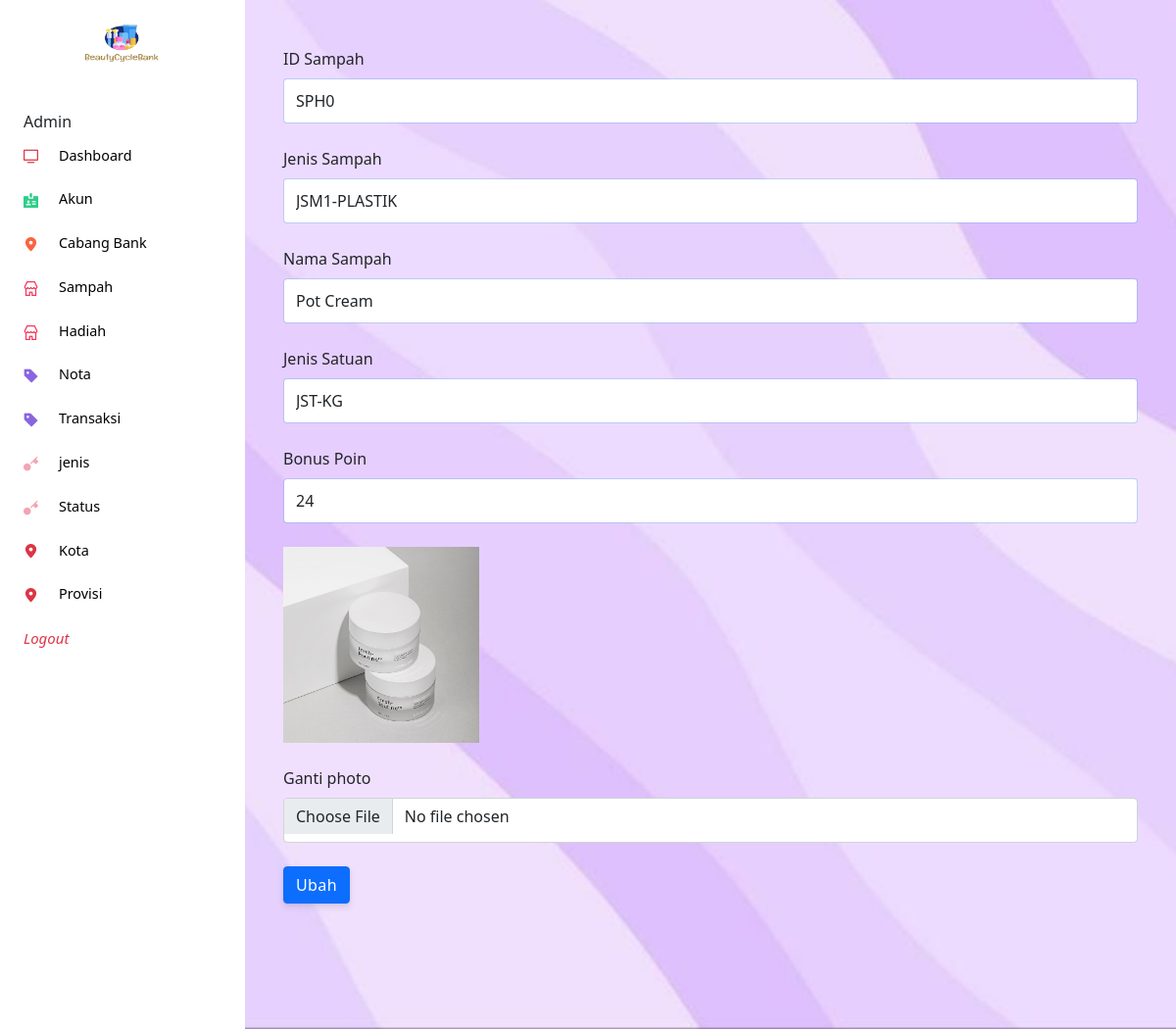
/admin/index.php?halaman=ubahsampah&id=SPH0, run on the app's committed database.
### tables this page shows
CREATE TABLE `sampah` (
  `ID_Sampah` varchar(100) NOT NULL,
  `ID_Jenis_Sampah` varchar(100) NOT NULL,
  `Nama_Sampah` varchar(100) NOT NULL,
  `ID_Satuan` varchar(100) NOT NULL,
  `Poin` int(11) NOT NULL,
  `Foto_Sampah` varchar(100) NOT NULL
);

### admin/ubah_sampah.php (the view, shortened to what this page needs)
<?php
$ambil=$koneksi->query("SELECT * FROM sampah JOIN jenis_sampah ON sampah.ID_Jenis_Sampah=sampah.ID_Jenis_Sampah JOIN jenis_satuan ON sampah.ID_Satuan=jenis_satuan.ID_Satuan WHERE ID_Sampah='$_GET[id]'");
$pecah=$ambil->fetch_assoc();
?>
<div class="container-fluid px-4">
<form method="post" enctype="multipart/form-data">
	<div class="form-group">
		<label> ID Sampah </label>
		<input type="text" class="form-control" name="IDSampah"  value="<?php echo $pecah['ID_Sampah'];?>"required>
	</div>
	<div class="form-group">
		<label> Jenis Sampah </label>
		<select class="form-control" name="IDJenisSampah">
		<?php $ambil=$koneksi->query("SELECT*FROM jenis_sampah");?>
		<?php while($pecahh=$ambil->fetch_assoc()){?>
	<option style="display: none;" value="<?php echo $pecahh['ID_Jenis_Sampah']?>"<?php echo ($pecahh['ID_Jenis_Sampah'] == $pecah['ID_Jenis_Sampah']) ? 'selected' : ''; ?>><?php echo $pecahh['ID_Jenis_Sampah']?>-<?php echo $pecahh['Jenis_Sampah']?></option>
	<?php } ?>
		</select>
	</div>
	<div class="form-group">
		<label> Nama Sampah </label>
		<input type="text" class="form-control" name="NamaSampah" value="<?php echo $pecah['Nama_Sampah'];?>"required>
	</div>
	<div class="form-group">
		<label> Jenis Satuan </label>
		<select class="form-control" name="IDSatuan">
		<?php $ambil=$koneksi->query("SELECT*FROM jenis_satuan");?>
		<?php while($pecahh=$ambil->fetch_assoc()){?>
	<option style="display: none;" value="<?php echo $pecahh['ID_Satuan']?>"<?php echo ($pecahh['ID_Satuan'] == $pecah['ID_Satuan']) ? 'selected' : ''; ?>><?php echo $pecahh['ID_Satuan']?>-<?php echo $pecahh['Jenis_Satuan']?></option>
	<?php } ?>
		</select>
	</div>
	<div class="form-group">
		<label> Bonus Poin </label>
		<input type="text" class="form-control" name="BonusPoin" value="<?php echo $pecah['Poin'];?>">
	</div>
	<div class="form-group">
		<img src="../Photo/<?php echo $pecah['Foto_Sampah']?>" width="200" required>
	</div>
	<div class="form-group">
		<label> Ganti photo </label>
		<input type="file" name="Fotosampah" class="form-control">
	</div>
	<button class="btn btn-primary" name="ubah"> Ubah </button>
</form>

### data on the page
sampah: IDSampah "SPH0", NamaSampah "Pot Cream", BonusPoin "24", Foto_Sampah (picture)

### other printed values
form field IDJenisSampah "JSM1-PLASTIK"
form field IDSatuan "JST-KG"
